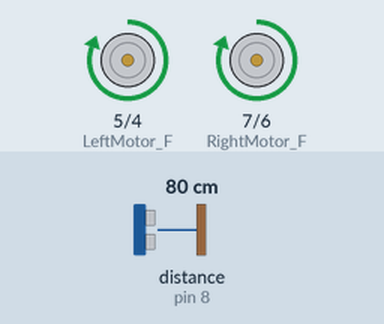
Bench run of a sketch on a simulated Arduino Uno, built with avr-gcc and run on an emulated ATmega328P. Shown: motor-driver pin pairs drawn as motors (green arrow = first pin HIGH = forward, orange = second pin HIGH = backward, longer = more drive). Wiring (inferred from the names in the program): ultrasonic range finder: trigger pin 9; echo pin 8. Inputs (shaded band) come from the test bench; at power-on: distance to the obstacle (sensor on pin 8) 80 cm. The echo pulse lasts 58.3 µs per cm; random numbers use the default seed unless the sketch sets one.

Above: at 1.2 s.
1.3 s: distance to the obstacle (sensor on pin 8) set to 33 cm
4.3 s: distance to the obstacle (sensor on pin 8) set to 28 cm
At 5.9 s:
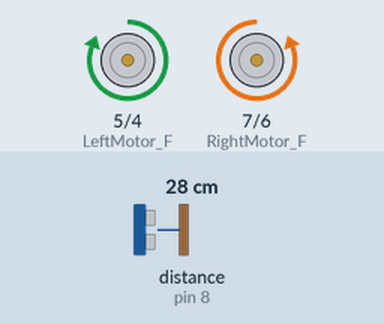
7.0 s: distance to the obstacle (sensor on pin 8) set to 35 cm
At 9.84 s:
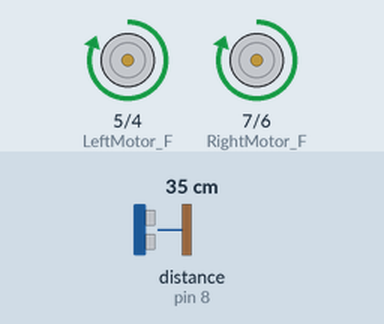
10.0 s: distance to the obstacle (sensor on pin 8) set to 2 cm
At 11.0 s:
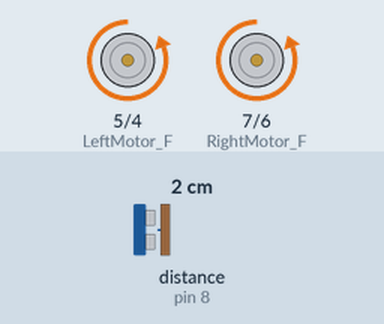
Timing chart, 0 to 13.0 s (numbered marks = the images above; inputs shaded):
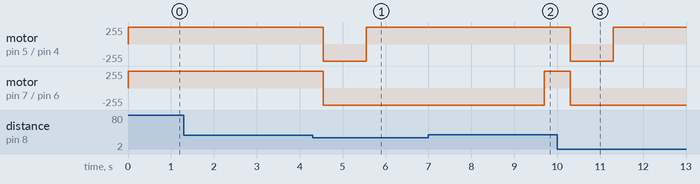

The sketch:

MachineR.ino
```cpp
const int LeftMotor_F = 5;
const int LeftMotor_B = 4;
const int RightMotor_F = 7;
const int RightMotor_B = 6;

const int Dist_A = 8;
const int Dist_B = 9;

const int FORWARD = 0;
const int BACK = 1;
const int NONE = 2;

int curDirection = 4;

int defRot;

void setup()
{
  pinMode(Dist_A,INPUT);
  pinMode(Dist_B,OUTPUT);

  pinMode(LeftMotor_F,OUTPUT);
  pinMode(RightMotor_F,OUTPUT);
  pinMode(LeftMotor_B,OUTPUT);
  pinMode(RightMotor_B,OUTPUT);

  randomSeed(analogRead(0));

  defRot = (random(100) < 50) ? -90 : 90;
}

void loop()
{
  // Reference:
  //
  // Go(FORWARD) - вперед
  // Go(BACK) - назад
  // Go(LEFT) - вліво
  // Go(RIGHT) - вправо
  //
  // getDistance(portA,portB) - отримати відстань до предмету в сантиметрах
  //             portA - порт A датчика
  //                   portB - порт B датчика

  unsigned int Distance = getDistance(Dist_A,Dist_B);

  if (Distance < 30)
  {
    goDistance(BACK,10);
    rotateDeg(defRot);
  }
  else
  {
    goDistance(FORWARD,3);
  };
}

int getDistance(int portA,int portB)
{
  digitalWrite(portB,HIGH);
  delayMicroseconds(10);
  digitalWrite(portB,LOW);

  return pulseIn(portA,HIGH) / 58;
}


void rotateDeg(int deg)
{
  if (deg > 0)
  {
    digitalWrite(LeftMotor_F,HIGH);
    digitalWrite(RightMotor_B,HIGH);
    digitalWrite(LeftMotor_B,LOW);
    digitalWrite(RightMotor_F,LOW);
  }
  else if (deg < 0)
  {
    digitalWrite(LeftMotor_B,HIGH);
    digitalWrite(RightMotor_F,HIGH);
    digitalWrite(LeftMotor_F,LOW);
    digitalWrite(RightMotor_B,LOW);
  };

  delay(abs(deg) * 46);

  digitalWrite(LeftMotor_B,LOW);
  digitalWrite(RightMotor_F,LOW);
  digitalWrite(LeftMotor_F,LOW);
  digitalWrite(RightMotor_B,LOW);
}

void goDistance(int Direction,float Distance)
{
  if (Direction == FORWARD)
  {
    digitalWrite(LeftMotor_F,HIGH);
    digitalWrite(RightMotor_F,HIGH);
    digitalWrite(LeftMotor_B,LOW);
    digitalWrite(RightMotor_B,LOW);
  }
  else if (Direction == BACK)
  {
    digitalWrite(LeftMotor_B,HIGH);
    digitalWrite(RightMotor_B,HIGH);
    digitalWrite(LeftMotor_F,LOW);
    digitalWrite(RightMotor_F,LOW);
  }
  else
  {
    digitalWrite(LeftMotor_B,LOW);
    digitalWrite(RightMotor_F,LOW);
    digitalWrite(LeftMotor_F,LOW);
    digitalWrite(RightMotor_B,LOW);
    return;
  };

  delay(Distance * 100);
  digitalWrite(LeftMotor_B,LOW);
  digitalWrite(RightMotor_F,LOW);
  digitalWrite(LeftMotor_F,LOW);
  digitalWrite(RightMotor_B,LOW);
}
```

Measured:
- the behaviour switches between 31 and 30 cm on distance to the obstacle (sensor on pin 8) (found by bisection; images 0 and 1)
- after the input at 4.3 s, motor on pin 5 (LeftMotor_F) / pin 4 (LeftMotor_B): forward 255/255 → backward 255/255 after 0.25 s, → forward 255/255 1.0 s later; motor on pin 7 (RightMotor_F) / pin 6 (RightMotor_B): forward 255/255 → backward 255/255 after 0.25 s
- after the input at 7.0 s, motor on pin 7 (RightMotor_F) / pin 6 (RightMotor_B): backward 255/255 → forward 255/255 after 2.7 s
- after the input at 10.0 s, motor on pin 5 (LeftMotor_F) / pin 4 (LeftMotor_B): forward 255/255 → backward 255/255 after 0.30 s, → forward 255/255 1.0 s later; motor on pin 7 (RightMotor_F) / pin 6 (RightMotor_B): forward 255/255 → backward 255/255 after 0.30 s
